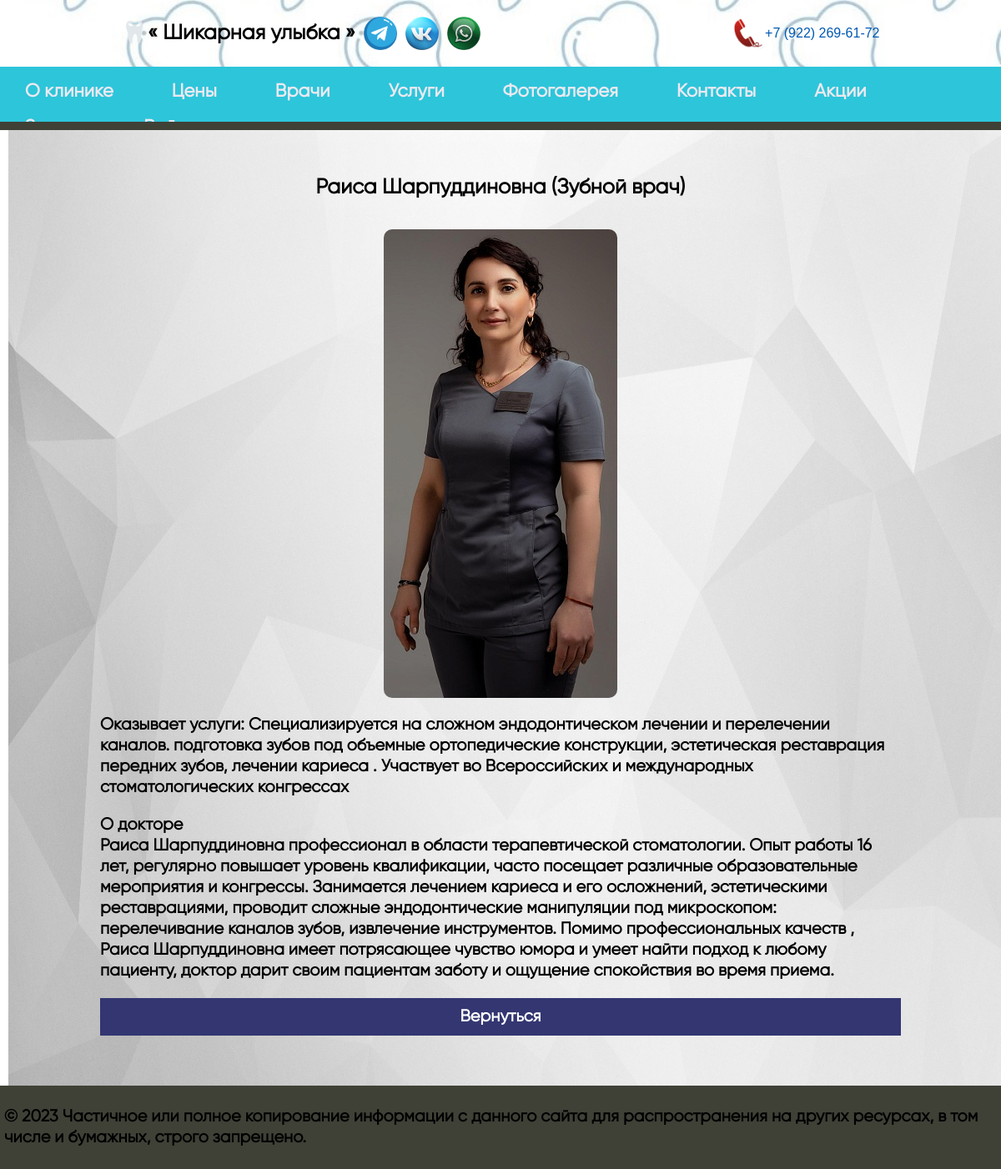
Screenshot of /post/3/ with the database file from the repository.
### dental/models.py (models this page shows, shortened)
class Dental(models.Model):
    title = models.CharField(max_length=255, verbose_name="Заголовок")
    slug = models.SlugField(max_length=255, unique=True, db_index=True, verbose_name="URL")
    content = models.TextField(blank=True, verbose_name="Текст статьи")
    photo = models.ImageField(upload_to="photos/%Y/%m/%d/", verbose_name="Фото")
    time_create = models.DateTimeField(auto_now_add=True, verbose_name="Время создания")
    time_update = models.DateTimeField(auto_now=True, verbose_name="Время изменения")
    is_published = models.BooleanField(default=True, verbose_name="Публикация")

### dental/views.py (the view)
# urls.py: path('post/<int:post_slug>/', show_post, name='post'),
def show_post(request, post_slug):
    post = get_object_or_404(Dental, slug=post_slug)
    context = {
        'post': post,
        'title': post.title,
        'cat_selected': post,
    }
    return render(request, 'dental/post.html', context=context)

### dental/templates/dental/post.html
{% extends 'dental/base.html' %}
{% block content %}
<h1>{{post.title}}</h1>
{% if post.photo %}
<p><img class="img-article-left" src="{{post.photo.url}}"></p>
{% endif %}
{{post.content|linebreaks}}
<p class="link-read-post"><a class="post" href="{% url 'personal' %}">Вернуться</a></p>
{% endblock %}

### dental/static/dental/css/styles.css (style rules this page uses)
html, body { font-family: 'Arial'; margin: 0; padding: 0; height: 100%; }
body { background: url('../images/back.jpg') no-repeat 10px 5px; background-size: 100% 100%; background-attachment:fixed; }
img { display: flex; margin: auto; border-radius: 10px; }
h1 { display: inline-block; font-family: 'Gilroy-Regular'; font-style: normal; font-weight: 700; font-size: 25px; line-height: 25px; color: #000000; text-align: center; width: 100%; }
li, p, h3 { font-family: 'Gilroy-Regular'; font-style: normal; font-weight: 700; font-size: 20px; line-height: 25px; color: #000000; }
a { color: #0059b2; text-decoration: none; }
p.link-read-post { text-align: right; }
p.link-read-post a { padding: 10px; min-width: 100px; background: #333671; color: #fff; text-decoration: none; }
p.link-read-post { text-align: center; }
p.link-read-post a { padding: 10px; min-width: 100px; background: #333671; color: #fff; text-decoration: none; display: flex; justify-content: center; align-items: center; }
a.post { display: flex; justify-content: center; align-items: center; margin: auto; }

### rows the page displays
Dental: title "Раиса Шарпуддиновна (Зубной врач)", photo (picture), content "Оказывает услуги: Специализируется на сложном эндодонтическом лечении и перелечении каналов. подготовка зубов под объемные ортопедические конструкции, эстетическая реставрация передних зубов, лечении кариеса . Участвует во Всероссийских и международных стоматологических конгрессах О докторе Раиса Шарпуддиновна профессионал в области терапевтической стоматологии. Опыт работы 16 лет, регулярно повышает уровень квалификации, часто посещает различные образовательные мероприятия и конгрессы. Занимается лечением кариеса и его осложнений, эстетическими реставрациями, проводит сложные эндодонтические манипуляции под микроскопом: перелечивание каналов зубов, извлечение инструментов. Помимо…"
